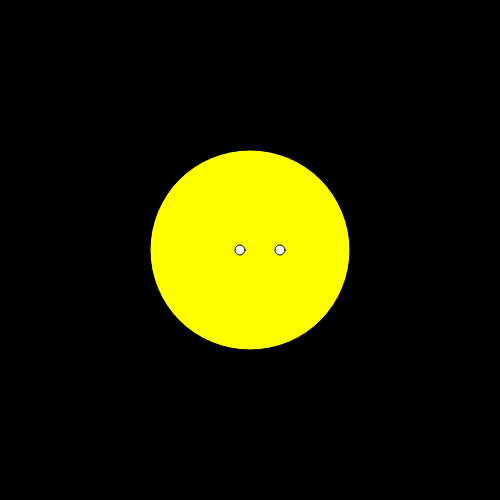
Frame 1 (no input)
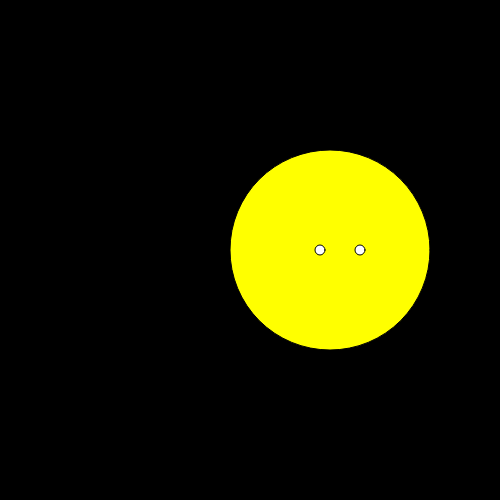
Frame 60 (no input)
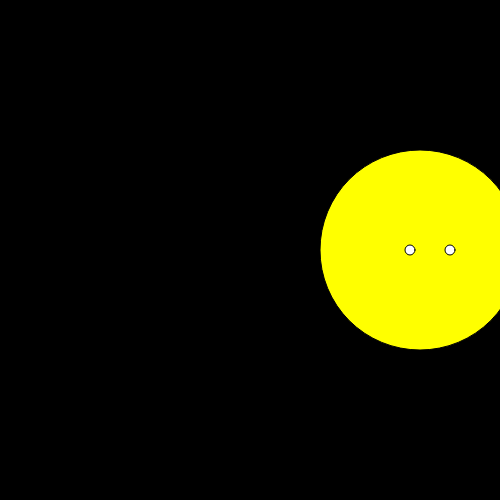
Frame 120 (the mouse pressed at the canvas centre since frame 60)

The p5.js sketch that drew these frames (run headless with seeded random() and noise() and a simulated clock; from frame 60 on, the mouse is pressed at the canvas centre):

// p5.js sketch
// ── sketch.js
let x = 0 ;

function setup() {
  createCanvas(500, 500);
}

function draw() {
  background('black') ;

  push() ;
  translate(x, 0) ;
  fill('yellow');
  circle(250, 250, 200);
  fill('white');
  circle(280, 250, 10);
  fill('white');
  circle(240, 250, 10);


  pop() ;

  x = x + 10 ;
  if (x > width) {
    x = 0 ;
  }
}
